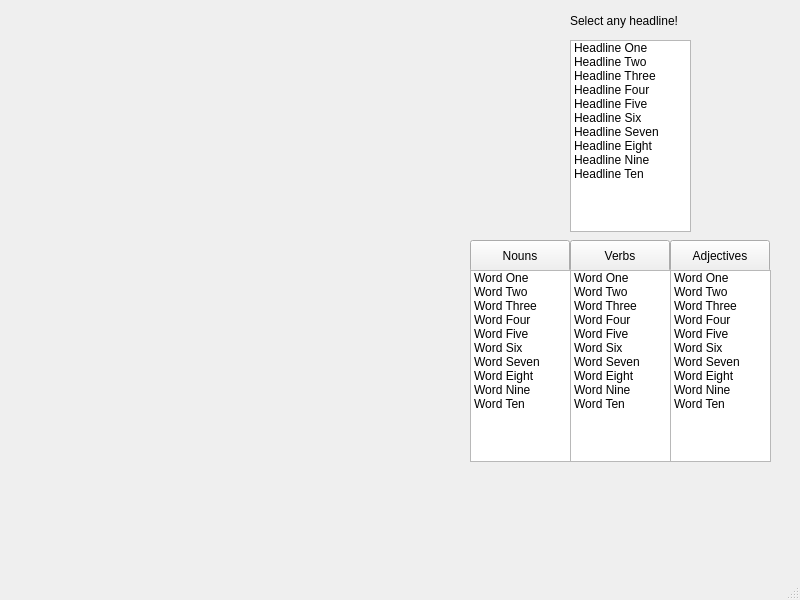
<?xml version="1.0" encoding="UTF-8"?>
<ui version="4.0">
 <class>MainWindow</class>
 <widget class="QMainWindow" name="MainWindow">
  <property name="geometry">
   <rect>
    <x>0</x>
    <y>0</y>
    <width>800</width>
    <height>600</height>
   </rect>
  </property>
  <property name="windowTitle">
   <string>MainWindow</string>
  </property>
  <widget class="QWidget" name="centralwidget">
   <widget class="QListWidget" name="listWidget">
    <property name="geometry">
     <rect>
      <x>570</x>
      <y>40</y>
      <width>121</width>
      <height>192</height>
     </rect>
    </property>
    <item>
     <property name="text">
      <string>Headline One</string>
     </property>
    </item>
    <item>
     <property name="text">
      <string>Headline Two</string>
     </property>
    </item>
    <item>
     <property name="text">
      <string>Headline Three</string>
     </property>
    </item>
    <item>
     <property name="text">
      <string>Headline Four</string>
     </property>
    </item>
    <item>
     <property name="text">
      <string>Headline Five</string>
     </property>
    </item>
    <item>
     <property name="text">
      <string>Headline Six</string>
     </property>
    </item>
    <item>
     <property name="text">
      <string>Headline Seven</string>
     </property>
    </item>
    <item>
     <property name="text">
      <string>Headline Eight</string>
     </property>
    </item>
    <item>
     <property name="text">
      <string>Headline Nine</string>
     </property>
    </item>
    <item>
     <property name="text">
      <string>Headline Ten</string>
     </property>
    </item>
   </widget>
   <widget class="QLabel" name="label">
    <property name="geometry">
     <rect>
      <x>570</x>
      <y>10</y>
      <width>121</width>
      <height>21</height>
     </rect>
    </property>
    <property name="text">
     <string>Select any headline!</string>
    </property>
   </widget>
   <widget class="QPushButton" name="pushButton">
    <property name="geometry">
     <rect>
      <x>570</x>
      <y>240</y>
      <width>100</width>
      <height>32</height>
     </rect>
    </property>
    <property name="text">
     <string>Verbs</string>
    </property>
   </widget>
   <widget class="QPushButton" name="pushButton_2">
    <property name="geometry">
     <rect>
      <x>470</x>
      <y>240</y>
      <width>100</width>
      <height>32</height>
     </rect>
    </property>
    <property name="text">
     <string>Nouns</string>
    </property>
   </widget>
   <widget class="QPushButton" name="pushButton_3">
    <property name="geometry">
     <rect>
      <x>670</x>
      <y>240</y>
      <width>100</width>
      <height>32</height>
     </rect>
    </property>
    <property name="text">
     <string>Adjectives</string>
    </property>
   </widget>
   <widget class="QListWidget" name="listWidget_2">
    <property name="geometry">
     <rect>
      <x>470</x>
      <y>270</y>
      <width>101</width>
      <height>192</height>
     </rect>
    </property>
    <item>
     <property name="text">
      <string>Word One</string>
     </property>
    </item>
    <item>
     <property name="text">
      <string>Word Two</string>
     </property>
    </item>
    <item>
     <property name="text">
      <string>Word Three</string>
     </property>
    </item>
    <item>
     <property name="text">
      <string>Word Four</string>
     </property>
    </item>
    <item>
     <property name="text">
      <string>Word Five</string>
     </property>
    </item>
    <item>
     <property name="text">
      <string>Word Six</string>
     </property>
    </item>
    <item>
     <property name="text">
      <string>Word Seven</string>
     </property>
    </item>
    <item>
     <property name="text">
      <string>Word Eight</string>
     </property>
    </item>
    <item>
     <property name="text">
      <string>Word Nine</string>
     </property>
    </item>
    <item>
     <property name="text">
      <string>Word Ten</string>
     </property>
    </item>
   </widget>
   <widget class="QListWidget" name="listWidget_3">
    <property name="geometry">
     <rect>
      <x>570</x>
      <y>270</y>
      <width>101</width>
      <height>192</height>
     </rect>
    </property>
    <item>
     <property name="text">
      <string>Word One</string>
     </property>
    </item>
    <item>
     <property name="text">
      <string>Word Two</string>
     </property>
    </item>
    <item>
     <property name="text">
      <string>Word Three</string>
     </property>
    </item>
    <item>
     <property name="text">
      <string>Word Four</string>
     </property>
    </item>
    <item>
     <property name="text">
      <string>Word Five</string>
     </property>
    </item>
    <item>
     <property name="text">
      <string>Word Six</string>
     </property>
    </item>
    <item>
     <property name="text">
      <string>Word Seven</string>
     </property>
    </item>
    <item>
     <property name="text">
      <string>Word Eight</string>
     </property>
    </item>
    <item>
     <property name="text">
      <string>Word Nine</string>
     </property>
    </item>
    <item>
     <property name="text">
      <string>Word Ten</string>
     </property>
    </item>
   </widget>
   <widget class="QListWidget" name="listWidget_4">
    <property name="geometry">
     <rect>
      <x>670</x>
      <y>270</y>
      <width>101</width>
      <height>192</height>
     </rect>
    </property>
    <item>
     <property name="text">
      <string>Word One</string>
     </property>
    </item>
    <item>
     <property name="text">
      <string>Word Two</string>
     </property>
    </item>
    <item>
     <property name="text">
      <string>Word Three</string>
     </property>
    </item>
    <item>
     <property name="text">
      <string>Word Four</string>
     </property>
    </item>
    <item>
     <property name="text">
      <string>Word Five</string>
     </property>
    </item>
    <item>
     <property name="text">
      <string>Word Six</string>
     </property>
    </item>
    <item>
     <property name="text">
      <string>Word Seven</string>
     </property>
    </item>
    <item>
     <property name="text">
      <string>Word Eight</string>
     </property>
    </item>
    <item>
     <property name="text">
      <string>Word Nine</string>
     </property>
    </item>
    <item>
     <property name="text">
      <string>Word Ten</string>
     </property>
    </item>
   </widget>
  </widget>
  <widget class="QMenuBar" name="menubar">
   <property name="geometry">
    <rect>
     <x>0</x>
     <y>0</y>
     <width>800</width>
     <height>24</height>
    </rect>
   </property>
  </widget>
  <widget class="QStatusBar" name="statusbar"/>
 </widget>
 <resources/>
 <connections/>
</ui>
